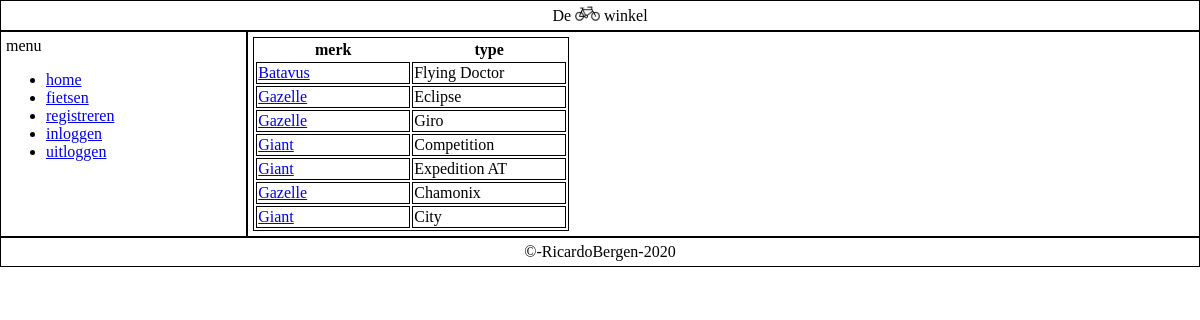
/index.php?page=fietsen, run on the app's committed database.
### tables this page shows
CREATE TABLE `fietsen` (
  `id` smallint(5) NOT NULL,
  `merk` varchar(15) NOT NULL,
  `type` varchar(25) NOT NULL,
  `prijs` decimal(6,2) NOT NULL
);

### pages/fietsen.php (the view, shortened to what this page needs)
<?php
  $conn = connectdb();
  echo "<table>";
  echo "<tr><th>merk</th><th>type</th></tr>";
  $stmt = $conn->prepare("SELECT * FROM fietsen");
  $stmt->execute();
  foreach($stmt->fetchAll() as $k=>$v) {
    $id = $v['id'];
    echo "<tr><td><a href='index.php?page=detail&id=" . $id ."'>" . $v['merk'] . "</a></td><td>" . $v['type'] . "</td></tr>";
  };
  echo "</table>";
?>

### index.php (shortened to what this page needs)
<!DOCTYPE html>
<html lang="en" dir="ltr">
  <head>
    <link rel="stylesheet" type="text/css" href="css/fietsenwinkel.css">
  </head>
  <body>
    <div class='page'>
      <div class='header'>De <img src="fiets.png" id=png> winkel</div>
      <div class='section'>
        <div class='menu'>
          <?php include('pages/menu.php'); ?>
        </div>
        <div class='content'>
          <?php
          if(empty($_GET['page'])){
            include('pages/home.php');
          }elseif ($_GET['page']=='fietsen') {
            include('pages/fietsen.php');
          }elseif ($_GET['page']=='detail') {
            include('pages/fietsendetail.php');
          }elseif ($_GET['page']=='registreren') {
            include('pages/registreren.php');
          }elseif ($_GET['page']=='inloggen') {
            include('pages/inloggen.php');
          }elseif ($_GET['page']=='uitloggen') {
            include('pages/uitloggen.php');
          }else {
            include('pages/home.php');
          }
           ?>
        </div>
      </div>
      <div class='footer'>©-RicardoBergen-2020</div>
    </div>
  </body>
</html>

### pages/menu.php
<?php
  if($_SESSION['valid']){
    echo $_SESSION['username'];
  }else {
    echo "menu";
  }
 ?>
<ul>
  <li><a href='index.php'>home</a></li>
  <li><a href='index.php?page=fietsen'>fietsen</a></li>
  <li><a href='index.php?page=registreren'>registreren</a></li>
  <li><a href='index.php?page=inloggen'>inloggen</a></li>
  <li><a href='index.php?page=uitloggen'>uitloggen</a></li>
</ul>

### css/fietsenwinkel.css (style rules this page uses)
body { margin: 0px; padding: 0px; min-height: 10vh; flex-direction:column; }
.header { border: 1px solid black; padding: 5px; text-align: center; }
.section { display: flex; flex: 1; }
.menu { border: 1px solid black; padding: 5px; flex: 2; }
.content { border: 1px solid black; padding: 5px; flex: 8; }
.footer { border: 1px solid black; padding: 5px; text-align: center; }
#png { height: 15px; width: 25px; }
td { width:150px; }
table, td { border: solid 1px black; }

### data on the page
fietsen: merk "Batavus", type "Flying Doctor"
fietsen: merk "Gazelle", type "Eclipse"
fietsen: merk "Gazelle", type "Giro"
fietsen: merk "Giant", type "Competition"
fietsen: merk "Giant", type "Expedition AT"
fietsen: merk "Gazelle", type "Chamonix"
fietsen: merk "Giant", type "City"
